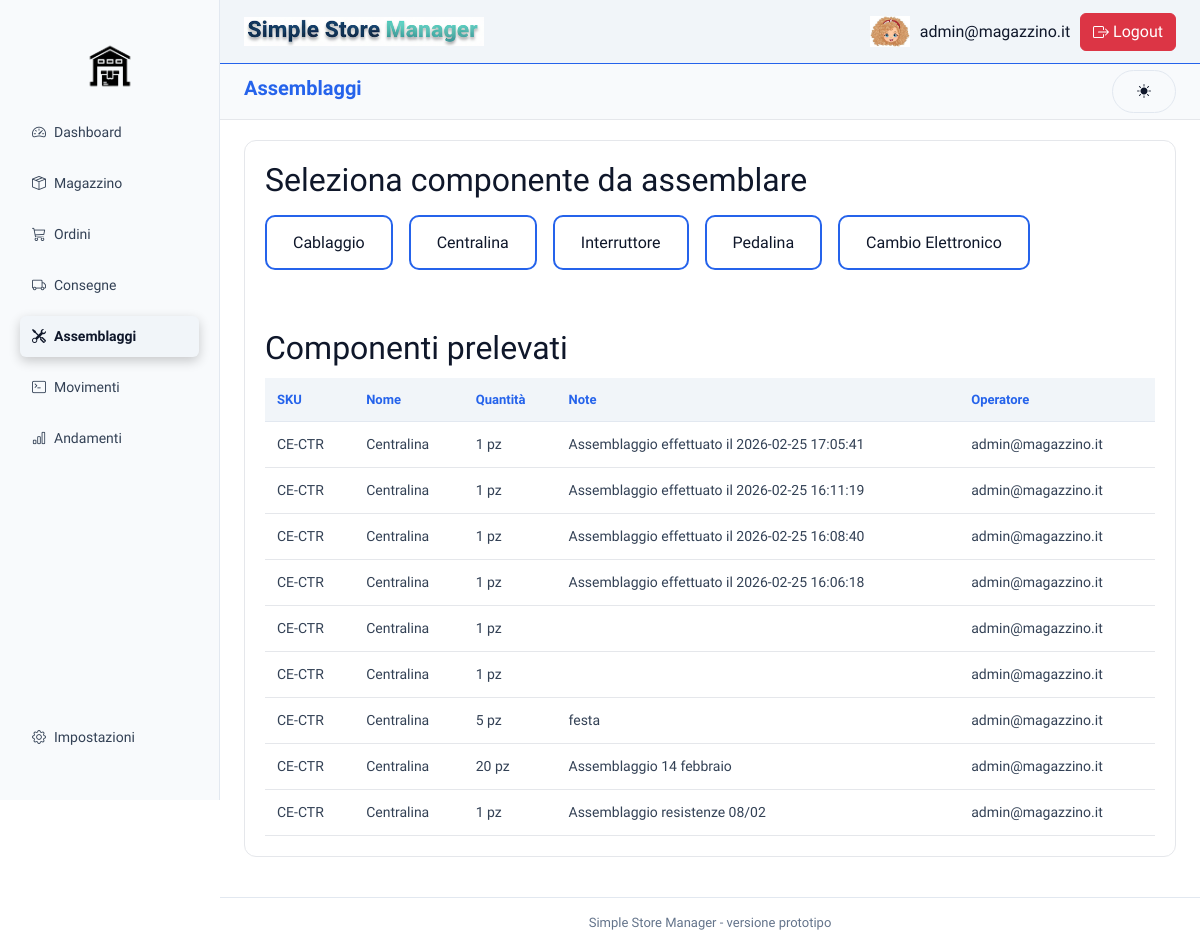
/index.php?page=assemblaggi (signed in), run on the app's committed database.
### tables this page shows
CREATE TABLE `componenti` (
  `id` int(5) NOT NULL,
  `sku` varchar(50) NOT NULL,
  `nome` varchar(30) NOT NULL,
  `qrcode` varchar(100) DEFAULT NULL,
  `unita_misura` varchar(10) DEFAULT NULL,
  `tipo` enum('RAW','ASSEMBLY') NOT NULL
);

CREATE TABLE `assemblaggi` (
  `id` int(5) NOT NULL,
  `id_componente` int(5) NOT NULL,
  `id_utente` int(5) NOT NULL,
  `quantita` int(10) NOT NULL,
  `data_inizio` datetime DEFAULT NULL,
  `note` text DEFAULT NULL,
  `data_fine` datetime DEFAULT NULL
);

CREATE TABLE `utenti` (
  `id` int(5) NOT NULL,
  `email` varchar(30) NOT NULL,
  `password_hash` varchar(255) NOT NULL,
  `ruolo` enum('WAREHOUSE','ADMIN') NOT NULL DEFAULT 'WAREHOUSE',
  `id_ruolo` int(5) DEFAULT NULL
);

### backend/query/componenti.php (called while the page is built, shortened)
<?php
function getComponentiAssembly(){
    $pdo=connect();
    $sql = "SELECT * FROM componenti WHERE tipo = 'ASSEMBLY';";
    $stmt = $pdo->prepare($sql);
    $stmt->execute();
    return $stmt->fetchAll(PDO::FETCH_ASSOC);
}
?>

### backend/query/assemblaggi.php (called while the page is built, shortened)
<?php
function getAssemblaggi(){
    $pdo=connect();
    $sql="SELECT *
    FROM assemblaggi a
    JOIN componenti c ON a.id_componente = c.id
    JOIN utenti u ON a.id_utente = u.id
    ORDER BY a.data_inizio DESC";
    $stmt = $pdo->prepare($sql);
    $stmt->execute();
    return $stmt->fetchAll(PDO::FETCH_ASSOC);
}
?>

### frontend/assemblaggi/assemblaggi.php (the view, shortened to what this page needs)
<?php
require_once 'backend/query/assemblaggi.php';
require_once 'backend/query/componenti.php';
$assemblaggi = getAssemblaggi();
$componentiAssembly = getComponentiAssembly();
?>
<!DOCTYPE html>
<html lang="it">
<body>
  <main class="content">
    <section class="assembly-card">
      <form id="formAssemblaggio" method="post" action="backend/controller/assembleCntrl.php">
        <h2 class="section-title">Seleziona componente da assemblare</h2>
        <div class="assembly-selector">
          <?php foreach ($componentiAssembly as $assembly): ?>
            <label class="assembly-option">
              <span><?= htmlspecialchars($assembly['nome']); ?></span>
            </label>
          <?php endforeach; ?>
        </div>
      </form>
      <h2 class="section-title">Componenti prelevati</h2>
      <table class="assembly-table">
        <thead>
          <tr>
            <th>SKU</th>
            <th>Nome</th>
            <th>Quantità</th>
            <th>Note</th>
            <th>Operatore</th>
          </tr>
        </thead>
        <tbody>
          <?php foreach ($assemblaggi as $assemblaggio): ?>
            <tr>
              <td><?= htmlspecialchars($assemblaggio['sku']); ?></td>
              <td><?= htmlspecialchars($assemblaggio['nome']); ?></td>
              <td><?= htmlspecialchars($assemblaggio['quantita']) . ' ' . htmlspecialchars($assemblaggio['unita_misura']); ?></td>
              <td><?= htmlspecialchars($assemblaggio['note']); ?></td>
              <td><?= htmlspecialchars($assemblaggio['email']); ?></td>
            </tr>
          <?php endforeach; ?>
        </tbody>
      </table>
    </section>
  </main>
</body>
</html>

### frontend/stile/layout.css (style rules this page uses)
* { box-sizing: border-box; margin: 0; padding: 0; }
body { font-family: "Sora", sans-serif; background-color: var(--background-color); color: var(--text-light); line-height: 1.5; -webkit-font-smoothing: antialiased; }
.content { margin-left: 220px; padding: 140px 24px 40px; min-height: 100vh; display: flex; justify-content: center; }
.assembly-card { background: var(--background-section); padding: 20px; border-radius: 12px; border: 1px solid var(--background-hover); width: 100%; max-width: 100%; }
.orders-table, .assembly-table { width: 100%; border-collapse: collapse; margin-top: 10px; }
.orders-table th, .assembly-table th { text-align: left; font-size: 13px; color: var(--highlight-color); padding: 12px; background-color: var(--background-thead); font-weight: 600; border-bottom: 1px solid var(--border-color); }
.orders-table td, .assembly-table td { padding: 12px; border-bottom: 1px solid var(--background-hover); font-size: 14px; color: var(--text-grey); }
#formAssemblaggio { display: flex; flex-direction: column; gap: 24px; align-items: stretch; margin-bottom: 50px; }
.assembly-selector { display: flex; gap: 16px; flex-wrap: wrap; }
.assembly-option { position: relative; cursor: pointer; }
.assembly-option span { padding: 16px 26px; border-radius: 10px; border: 2px solid var(--highlight-color); background: var(--background-color); color: var(--text-light); transition: 0.25s; }

### frontend/stile/style-light.css (style rules this page uses)
:root { --primary-color: #f1f5f9; --secondary-color: #f59e0b; --highlight-color: #2563eb; --highlight-hover: #1e40af; --background-color: #ffffff; --background-alt: #f8fafc; --background-section: #ffffff; --background-thead: #f1f5f9; --background-hover: #e5e7eb; --text-light: #0f172a; --text-grey: #334155; --text-muted: #64748b; --text-admin: #1e40af; --error-color: #dc2626; --success-color: #16a34a; --warning-color: #f59e0b; --info-color: #2563eb; --border-color: #e2e8f0; --shadow-light: rgba(15, 23, 42, 0.08); --shadow-strong: rgba(15, 23, 42, 0.15); --bg-body: var(--background-color); --bg-card: var(--background-section); --bg-input: #f1f5f9; --border-input: #e2e8f0; --border-input-focus: var(--highlight-color); --btn-bg: var(--secondary-color); --btn-bg-hover: #d97706; --text-primary: var(--text-light); --text-placeholder: #94a3b8; --text-error: var(--error-color); --text-error-alt: #b91c1c; --shadow-card: var(--shadow-light); --shadow-input-focus: rgba(37, 99, 235, 0.25); --qr-overlay-bg: rgba(15, 23, 42, 0.45); --qr-modal-bg: #ffffff; --qr-modal-text: #0f172a; --qr-shadow: rgba(15, 23, 42, 0.15); --qr-canvas-bg: #f8fafc; --qr-code-bg: #ffffff; --qr-code-text: #0f172a; --qr-close-color: #64748b; --qr-close-hover: #1e40af; }

### data on the page
componenti: nome "Cablaggio"
componenti: nome "Centralina"
componenti: nome "Interruttore"
componenti: nome "Pedalina"
componenti: nome "Cambio Elettronico"
assemblaggi: id_componente.sku "CE-CTR", id_componente.nome "Centralina", quantita "1", id_componente.unita_misura "pz", note "Assemblaggio effettuato il 2026-02-25 17:05:41", id_utente.email "admin@magazzino.it"
assemblaggi: id_componente.sku "CE-CTR", id_componente.nome "Centralina", quantita "1", id_componente.unita_misura "pz", note "Assemblaggio effettuato il 2026-02-25 16:11:19", id_utente.email "admin@magazzino.it"
assemblaggi: id_componente.sku "CE-CTR", id_componente.nome "Centralina", quantita "1", id_componente.unita_misura "pz", note "Assemblaggio effettuato il 2026-02-25 16:08:40", id_utente.email "admin@magazzino.it"
assemblaggi: id_componente.sku "CE-CTR", id_componente.nome "Centralina", quantita "1", id_componente.unita_misura "pz", note "Assemblaggio effettuato il 2026-02-25 16:06:18", id_utente.email "admin@magazzino.it"
assemblaggi: id_componente.sku "CE-CTR", id_componente.nome "Centralina", quantita "1", id_componente.unita_misura "pz", id_utente.email "admin@magazzino.it"
assemblaggi: id_componente.sku "CE-CTR", id_componente.nome "Centralina", quantita "1", id_componente.unita_misura "pz", id_utente.email "admin@magazzino.it"
assemblaggi: id_componente.sku "CE-CTR", id_componente.nome "Centralina", quantita "5", id_componente.unita_misura "pz", note "festa", id_utente.email "admin@magazzino.it"
assemblaggi: id_componente.sku "CE-CTR", id_componente.nome "Centralina", quantita "20", id_componente.unita_misura "pz", note "Assemblaggio 14 febbraio", id_utente.email "admin@magazzino.it"
assemblaggi: id_componente.sku "CE-CTR", id_componente.nome "Centralina", quantita "1", id_componente.unita_misura "pz", note "Assemblaggio resistenze 08/02", id_utente.email "admin@magazzino.it"

### other printed values
$pagina "Dashboard"
$pagina "Magazzino"
$pagina "Ordini"
$pagina "Consegne"
$pagina "Assemblaggi"
$pagina "Movimenti"
$pagina "Andamenti"
$pagina "Impostazioni"
$_SESSION['user'] "admin@magazzino.it"
$page "Assemblaggi"
